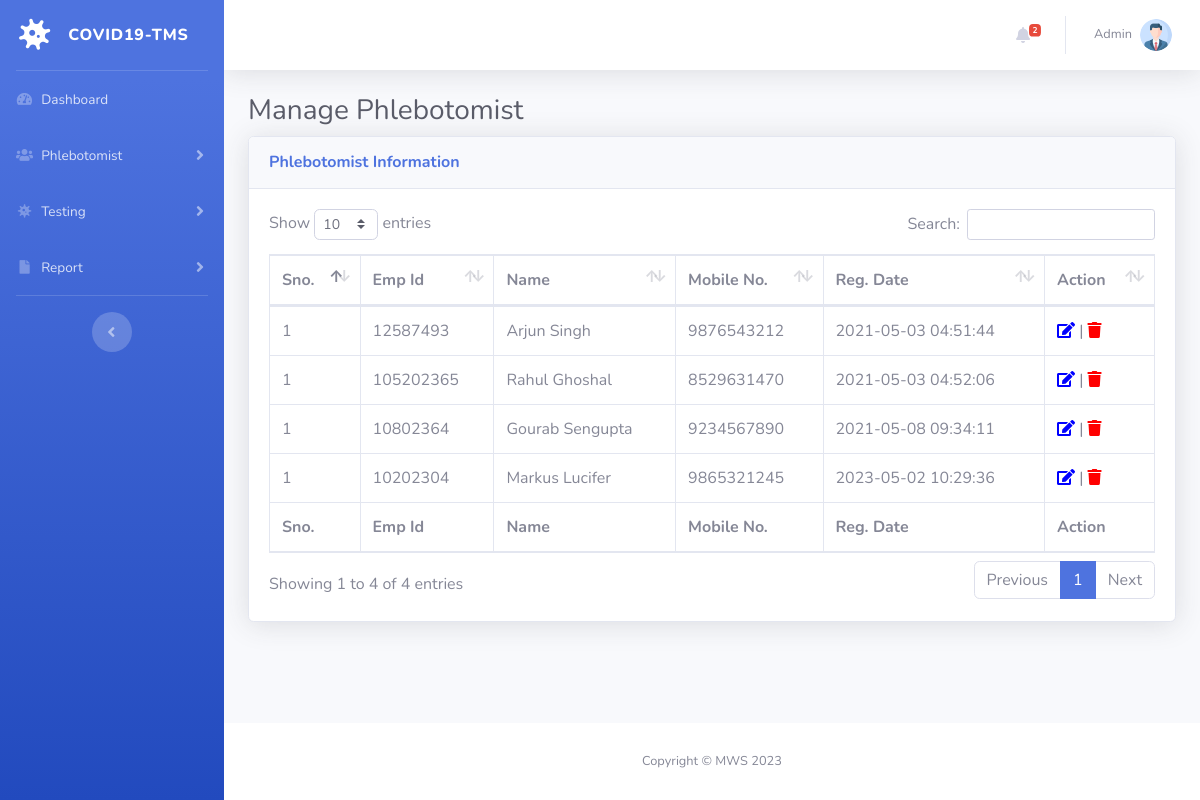
/manage-phlebotomist.php (signed in), run on the app's committed database.
### tables this page shows
CREATE TABLE `tblphlebotomist` (
  `id` int(11) NOT NULL,
  `EmpID` varchar(100) DEFAULT NULL,
  `FullName` varchar(120) DEFAULT NULL,
  `MobileNumber` bigint(12) DEFAULT NULL,
  `RegDate` timestamp NULL DEFAULT current_timestamp()
);

### manage-phlebotomist.php (the view, shortened to what this page needs)
<?php session_start();
include_once('includes/config.php');
if (strlen($_SESSION['aid']==0)) {
  header('location:logout.php');
  } else{
?>
<!DOCTYPE html>
<html lang="en">
<head>
    <link href="vendor/fontawesome-free/css/all.min.css" rel="stylesheet" type="text/css">
    <link href="css/sb-admin-2.min.css" rel="stylesheet">
    <link href="vendor/datatables/dataTables.bootstrap4.min.css" rel="stylesheet">
</head>
<body id="page-top">
    <div id="wrapper">
  <?php include_once('includes/sidebar.php');?>
        <div id="content-wrapper" class="d-flex flex-column">
            <div id="content">
<?php include_once('includes/topbar.php');?>
                <div class="container-fluid">
                    <h1 class="h3 mb-2 text-gray-800">Manage Phlebotomist</h1>
                    <div class="card shadow mb-4">
                        <div class="card-header py-3">
                            <h6 class="m-0 font-weight-bold text-primary">Phlebotomist Information</h6>
                        </div>
                        <div class="card-body">
                            <div class="table-responsive">
                                <table class="table table-bordered" id="dataTable" width="100%" cellspacing="0">
                                    <thead>
                                        <tr>
                                            <th>Sno.</th>
                                            <th>Emp Id</th>
                                            <th>Name</th>
                                            <th>Mobile No.</th>
                                            <th>Reg. Date</th>
                                            <th>Action</th>
                                        </tr>
                                    </thead>
                                    <tfoot>
                                        <tr>
                                            <th>Sno.</th>
                                            <th>Emp Id</th>
                                            <th>Name</th>
                                            <th>Mobile No.</th>
                                             <th>Reg. Date</th>
                                            <th>Action</th>
                                        </tr>
                                    </tfoot>
                                    <tbody>
<?php $query=mysqli_query($con,"select * from tblphlebotomist");
$cnt=1;
while($row=mysqli_fetch_array($query)){
?>
                                        <tr>
                                            <td><?php echo $cnt;?></td>
                                            <td><?php echo $row['EmpID'];?></td>
                                            <td><?php echo $row['FullName'];?></td>
                                            <td><?php echo $row['MobileNumber'];?></td>
                                             <td><?php echo $row['RegDate'];?></td>
                                            <td>
                                <a href="edit-phlebotomist.php?pid=<?php echo $row['id'];?>"><i class="fas fa-edit" style="color:blue"></i></a> |
                                <a href="manage-phlebotomist.php?pid=<?php echo $row['id'];?>&&action=delete" onclick="return confirm('Do you really want to delete this record?');"><i class="fa fa-trash" aria-hidden="true" style="color:red" title="Delete this record"></i></a></td>
                                        </tr>
                               <?php } ?>
                                    </tbody>
                                </table>
                            </div>
                        </div>
                    </div>
                </div>
            </div>
    <?php include_once('includes/footer.php');?>
        </div>
    </div>
</body>
</html>
<?php } ?>

### includes/topbar.php (shortened to what this page needs)
      <nav class="navbar navbar-expand navbar-light bg-white topbar mb-4 static-top shadow">
            <?php if($_SESSION['aid']):?>
                    <ul class="navbar-nav ml-auto">
<?php $query=mysqli_query($con,"select * from tbltestrecord where ReportStatus is null");
$count=mysqli_num_rows($query);
?>
                        <li class="nav-item dropdown no-arrow mx-1">
                            <a class="nav-link dropdown-toggle" href="#" id="alertsDropdown" role="button"
                                data-toggle="dropdown" aria-haspopup="true" aria-expanded="false">
                                <i class="fas fa-bell fa-fw"></i>
                                <span class="badge badge-danger badge-counter"><?php echo $count;?></span>
                            </a>
                        </li>
                        <li class="nav-item dropdown no-arrow">
                            <a class="nav-link dropdown-toggle" href="#" id="userDropdown" role="button"
                                data-toggle="dropdown" aria-haspopup="true" aria-expanded="false">
                <?php
$adid=$_SESSION['aid'];
$ret1=mysqli_query($con,"select AdminName from tbladmin where ID='$adid'");
while($row1=mysqli_fetch_array($ret1)){
?>
                                <span class="mr-2 d-none d-lg-inline text-gray-600 small"><?php  echo $row1['AdminName'];?></span>
                           <?php } ?>
                                <img class="img-profile rounded-circle"
                                    src="img/profile.png">
                            </a>
                        </li>
                    </ul>
                <?php endif;?>
                </nav>

### data on the page
tblphlebotomist: EmpID "12587493", FullName "Arjun Singh", MobileNumber "9876543212", RegDate "2021-05-03 04:51:44"
tblphlebotomist: EmpID "105202365", FullName "Rahul Ghoshal", MobileNumber "8529631470", RegDate "2021-05-03 04:52:06"
tblphlebotomist: EmpID "10802364", FullName "Gourab Sengupta", MobileNumber "9234567890", RegDate "2021-05-08 09:34:11"
tblphlebotomist: EmpID "10202304", FullName "Markus Lucifer", MobileNumber "9865321245", RegDate "2023-05-02 10:29:36"

### other printed values
$count "2"
$row1['AdminName'] "Admin"
